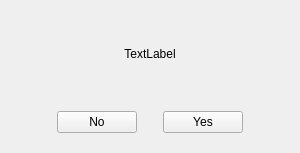
<?xml version="1.0" encoding="UTF-8"?>
<ui version="4.0">
 <class>HNMsgBox</class>
 <widget class="HNDialog" name="HNMsgBox">
  <property name="geometry">
   <rect>
    <x>0</x>
    <y>0</y>
    <width>300</width>
    <height>153</height>
   </rect>
  </property>
  <layout class="QGridLayout" name="gridLayout">
   <item row="1" column="2">
    <widget class="QStackedWidget" name="stwBtn">
     <property name="sizePolicy">
      <sizepolicy hsizetype="Preferred" vsizetype="Fixed">
       <horstretch>0</horstretch>
       <verstretch>0</verstretch>
      </sizepolicy>
     </property>
     <property name="currentIndex">
      <number>0</number>
     </property>
     <widget class="QWidget" name="page">
      <layout class="QHBoxLayout" name="horizontalLayout">
       <item>
        <spacer name="horizontalSpacer">
         <property name="orientation">
          <enum>Qt::Horizontal</enum>
         </property>
         <property name="sizeHint" stdset="0">
          <size>
           <width>40</width>
           <height>20</height>
          </size>
         </property>
        </spacer>
       </item>
       <item>
        <widget class="HNPushButton" name="btnNo">
         <property name="text">
          <string>No</string>
         </property>
        </widget>
       </item>
       <item>
        <spacer name="horizontalSpacer_3">
         <property name="orientation">
          <enum>Qt::Horizontal</enum>
         </property>
         <property name="sizeHint" stdset="0">
          <size>
           <width>22</width>
           <height>20</height>
          </size>
         </property>
        </spacer>
       </item>
       <item>
        <widget class="HNPushButton" name="btnYes">
         <property name="text">
          <string>Yes</string>
         </property>
        </widget>
       </item>
       <item>
        <spacer name="horizontalSpacer_2">
         <property name="orientation">
          <enum>Qt::Horizontal</enum>
         </property>
         <property name="sizeHint" stdset="0">
          <size>
           <width>40</width>
           <height>20</height>
          </size>
         </property>
        </spacer>
       </item>
      </layout>
     </widget>
     <widget class="QWidget" name="page_2">
      <layout class="QHBoxLayout" name="horizontalLayout_2">
       <item>
        <spacer name="horizontalSpacer_4">
         <property name="orientation">
          <enum>Qt::Horizontal</enum>
         </property>
         <property name="sizeHint" stdset="0">
          <size>
           <width>76</width>
           <height>20</height>
          </size>
         </property>
        </spacer>
       </item>
       <item>
        <widget class="HNPushButton" name="btnYesWarn">
         <property name="text">
          <string>Yes</string>
         </property>
        </widget>
       </item>
       <item>
        <spacer name="horizontalSpacer_5">
         <property name="orientation">
          <enum>Qt::Horizontal</enum>
         </property>
         <property name="sizeHint" stdset="0">
          <size>
           <width>76</width>
           <height>20</height>
          </size>
         </property>
        </spacer>
       </item>
      </layout>
     </widget>
     <widget class="QWidget" name="page_3"/>
    </widget>
   </item>
   <item row="0" column="2">
    <widget class="QLabel" name="lb_content">
     <property name="sizePolicy">
      <sizepolicy hsizetype="Preferred" vsizetype="Preferred">
       <horstretch>0</horstretch>
       <verstretch>0</verstretch>
      </sizepolicy>
     </property>
     <property name="text">
      <string>TextLabel</string>
     </property>
     <property name="alignment">
      <set>Qt::AlignCenter</set>
     </property>
    </widget>
   </item>
  </layout>
 </widget>
 <customwidgets>
  <customwidget>
   <class>HNPushButton</class>
   <extends>QPushButton</extends>
   <header>hnpushbutton.h</header>
  </customwidget>
  <customwidget>
   <class>HNDialog</class>
   <extends>QWidget</extends>
   <header>hndialog.h</header>
   <container>1</container>
  </customwidget>
 </customwidgets>
 <resources/>
 <connections/>
</ui>
